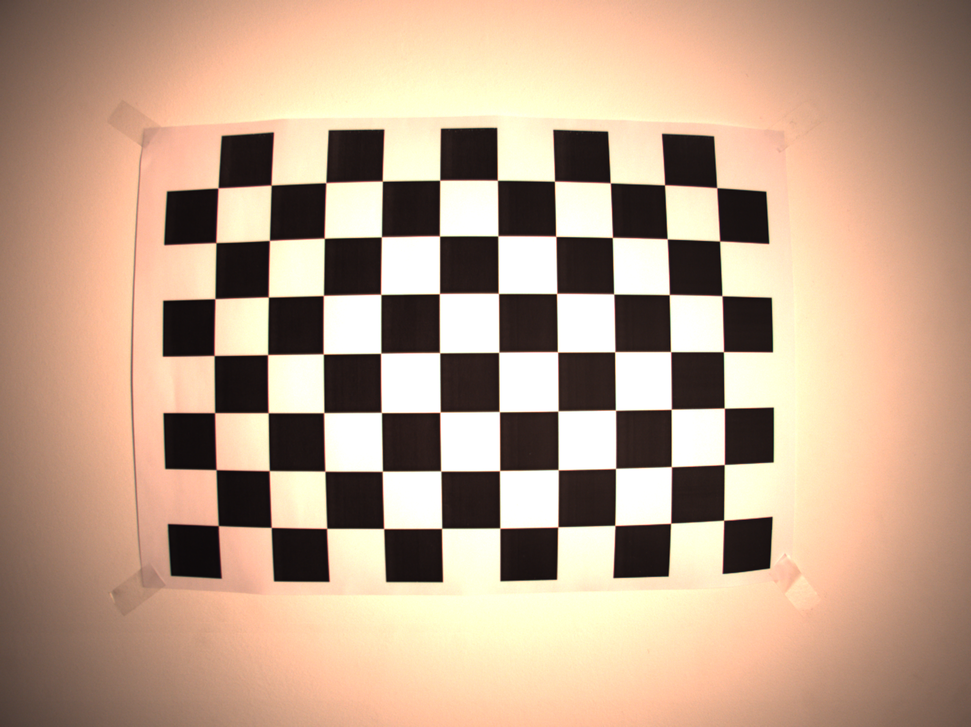
#> input picture streamer/camera/calibration_images/calib_5.png, 971 x 727 px, shrunk from 2064 x 1544 before the run; its folder holds only this picture in this run
$ python compute_camera_matrix.py
#> lines starting #> are read from the running program, lines starting #| are printed output that depends on the picture; after the words box and inside, x2 and y2 are one past the last pixel; in counts of white or black regions, pixels touching at a corner belong together
import cv2
from glob import glob
import numpy as np
import pickle

GRID_SIZE = (7, 10)

criteria = (cv2.TERM_CRITERIA_EPS + cv2.TERM_CRITERIA_MAX_ITER, 30, 0.001)

objp = np.zeros((GRID_SIZE[0] * GRID_SIZE[1], 3), np.float32)
objp[:, :2] = np.mgrid[0:GRID_SIZE[1], 0:GRID_SIZE[0]].T.reshape(-1, 2)

objpoints = []
imgpoints = []

input_files = glob("calibration_images/*.png")

for f in input_files:
    img = cv2.imread(f)
#> img is the input picture: shape (727, 971, 3); mean B, G, R 138.6, 161.2, 189.4
    gray = cv2.cvtColor(img, cv2.COLOR_RGB2GRAY)
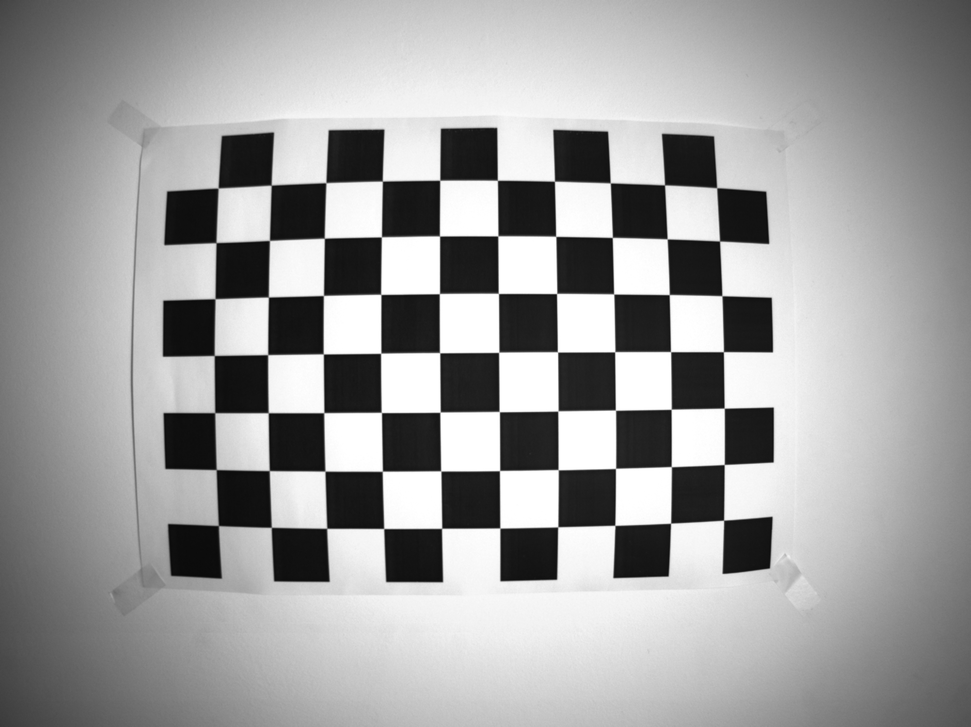
#> gray: shape (727, 971); min 9, max 255, mean 157.7

    ret, corners = cv2.findChessboardCorners(gray, (GRID_SIZE[1], GRID_SIZE[0]), None)  # TODO does gridsize order matter? YES
#> ret = True; corners = 70 rows, first 8: [723.6, 520.2], [670.5, 523.2], [614.8, 525.4], [557.7, 526.8], [499.8, 528.1], [441.6, 528.3], [383.7, 528.5], [326.7, 528.3]

    if ret:
        objpoints.append(objp)

        corners2 = cv2.cornerSubPix(gray, corners, (11, 11), (-1, -1), criteria)
#> corners2 = 70 rows, first 8: [723.7, 520.2], [670.6, 523.2], [614.9, 525.4], [557.7, 526.8], [499.8, 528], [441.6, 528.3], [383.7, 528.5], [326.7, 528.3]
        imgpoints.append(corners2)

        img = cv2.drawChessboardCorners(img, GRID_SIZE, corners2, ret)
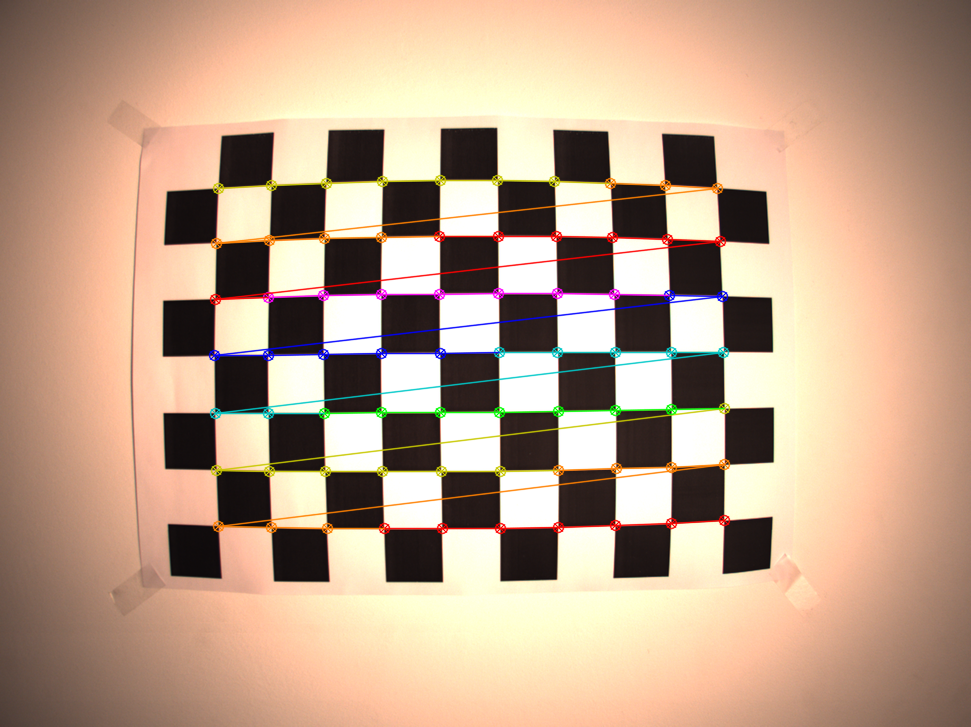
#> img: shape (727, 971, 3); 3.56% of pixels changed, all inside (x1, y1, x2, y2) = (208, 174, 731, 535)
        cv2.imshow('img', img)
        cv2.waitKey(20)
    else:
        print("No corners found!")

ret, mtx, dist, rvecs, tvecs = cv2.calibrateCamera(objpoints, imgpoints, gray.shape[::-1], None, None)
#> ret = 0.308; mtx = [[885, 0, 515.9], [0, 888.2, 400.7], [0, 0, 1]]; dist = [[-0.477, -0.0802, -0.00812, -0.00759, 1.99]]; rvecs = ([-0.0896, 0.00834, 3.13],); tvecs = ([3.73, 2.14, 15.2],)

calib_data = {'mtx': mtx, 'dist': dist, 'rvecs': rvecs, 'tvecs': tvecs, 'objpoints': objpoints, 'imgpoints': imgpoints} # TODO struct

with open("calib_coefs_cam.pkl", "wb") as f:
    pickle.dump(calib_data, f)
